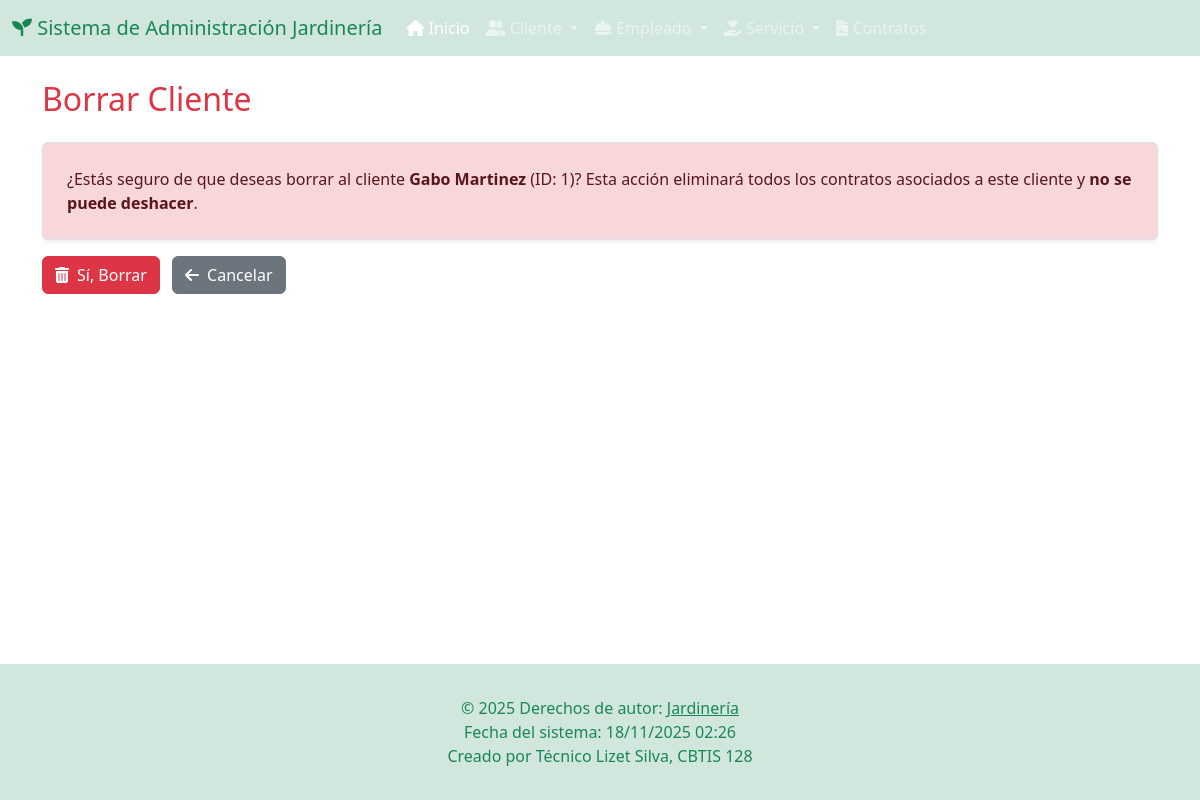
Page /jardineria/clientes/borrar/1/ on the committed database.
### app_Jardineria/models.py (models this page shows, shortened)
class Cliente(models.Model):
    nombre = models.CharField(max_length=100)
    apellido = models.CharField(max_length=100)
    telefono = models.CharField(max_length=15, unique=True)
    email = models.EmailField(unique=True)
    direccion = models.CharField(max_length=100) # Corregido Charfield a CharField
    ciudad = models.CharField(max_length=100)
    codigo_postal = models.CharField(max_length=10)

### app_Jardineria/views.py (the view)
# urls.py: path('clientes/borrar/<int:cliente_id>/', views.borrar_cliente, name='borrar_cliente'),
def borrar_cliente(request, cliente_id):
    cliente = get_object_or_404(Cliente, pk=cliente_id)
    if request.method == 'POST':
        cliente.delete()
        return redirect('ver_clientes')
    return render(request, 'cliente/borrar_cliente.html', {'cliente': cliente})

### app_Jardineria/templates/cliente/borrar_cliente.html (shortened to what this page needs)
{% extends 'base.html' %}
{% block content %}
<h2 class="mb-4 text-danger">Borrar Cliente</h2>
<div class="alert alert-danger p-4 border rounded shadow-sm">
    ¿Estás seguro de que deseas borrar al cliente <strong>{{ cliente.nombre }} {{ cliente.apellido }}</strong> (ID: {{ cliente.id }})?
    Esta acción eliminará todos los contratos asociados a este cliente y <span class="fw-bold">no se puede deshacer</span>.
</div>
<form method="post">
    <button type="submit" class="btn btn-danger me-2"><i class="fas fa-trash-alt me-2"></i>Sí, Borrar</button>
    <a href="{% url 'ver_clientes' %}" class="btn btn-secondary"><i class="fas fa-arrow-left me-2"></i>Cancelar</a>
</form>
{% endblock %}

### app_Jardineria/templates/base.html (style rules this page uses)
body { display: flex; flex-direction: column; min-height: 100vh; }

### rows in the picture
Cliente: nombre "Gabo", apellido "Martinez", id "1"
